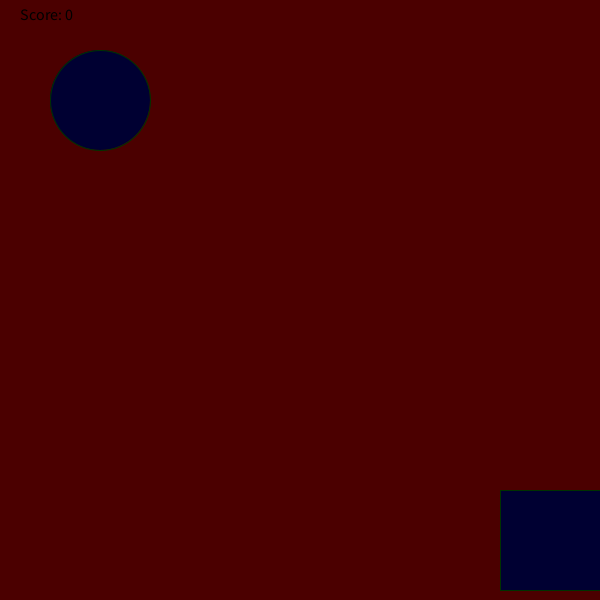
Frame 1 (no input)
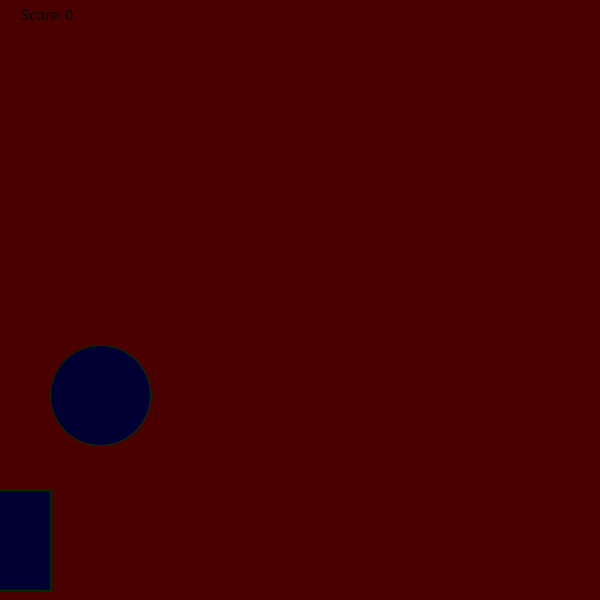
Frame 60 (the mouse pressed at the canvas centre just before this capture)
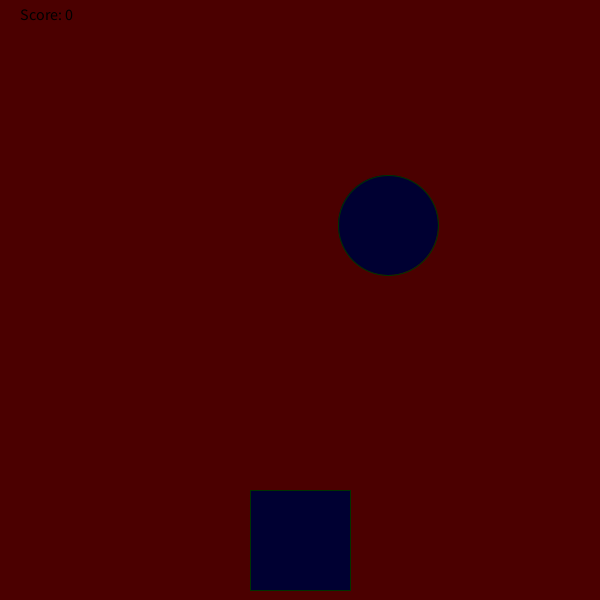
Frame 120 (the mouse held since frame 60 and released just before this capture)

The Processing sketch that drew these frames (run headless with seeded random() and noise(); from frame 60 on, the mouse is pressed at the canvas centre):

// Processing sketch: RAIN
// ── RAIN.pde
int score = 0;
int t = 500;
int x = 100;
 int y = 100;
 void setup (){
 size(600, 600);
 }
 void draw(){
  background(75, 0, 0);
     fill(0, 0, 50);
    stroke(0, 50, 0);
    ellipse(x, y, 100, 100);
    y += 5;
       rect(t , 490, 100, 100);
       t=mouseX-50;
   for (int i = 0; i < 600; i++) {

   }
   checkCatch(x);
    if (y==550){
  
      y = 80;
     x =(int) random(1,600);
    }
   
 }
 
    void checkCatch(int x){
         if (x > mouseX-50 && x < mouseX+50 && y>=550)
            score++;
         else if (score > 0 && y>550) 
            score--;
        println("Your score is now: " + score);
            fill(0, 0, 0);
    textSize(16);
    text("Score: " + score, 20, 20);
    }
